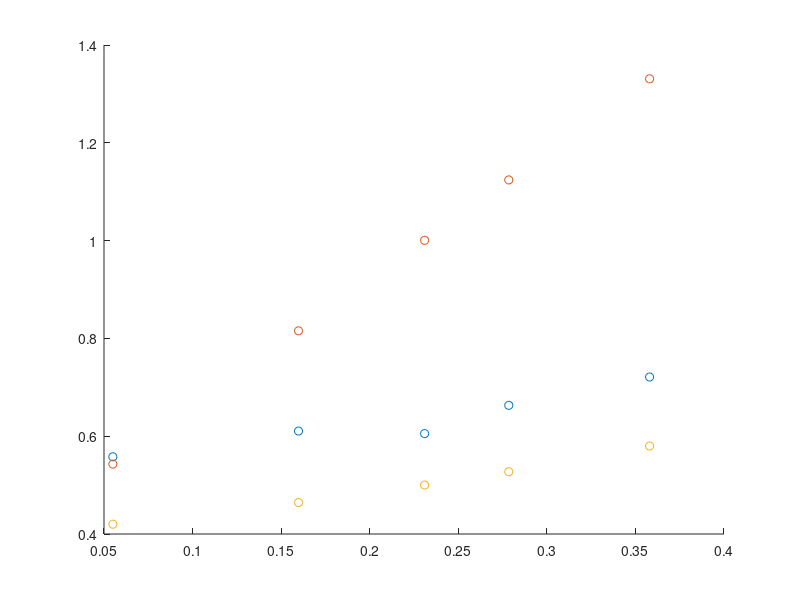

MATLAB code to generate this figure:
f = [5.5/100;15.98/100;23.1/100;27.85/100;35.8/100];
y1 = 3;
y2 = 0.4;
exp = [1.06;1.16;1.15;1.26;1.37];
Y1 = ones(5,1)*y1;
Y2 = ones(5,1)*y2;
upper = f.*Y1 + (1-f).*Y2;
lower = 1./((f./Y1 )+ ((1-f)./Y2));
figure
scatter(f,exp/1.9)
hold on
scatter(f,upper)
hold on 
scatter(f,lower) 
